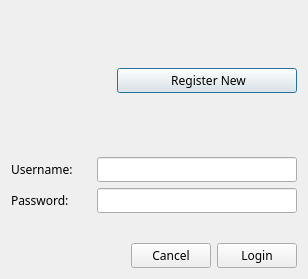
<?xml version="1.0" encoding="UTF-8"?>
<ui version="4.0">
 <class>LoginDialog</class>
 <widget class="QDialog" name="LoginDialog">
  <property name="geometry">
   <rect>
    <x>0</x>
    <y>0</y>
    <width>302</width>
    <height>279</height>
   </rect>
  </property>
  <property name="font">
   <font>
    <family>Jamrul</family>
   </font>
  </property>
  <property name="windowTitle">
   <string>Login Window</string>
  </property>
  <layout class="QVBoxLayout" name="verticalLayout">
   <item>
    <layout class="QHBoxLayout" name="horizontalLayout_5">
     <property name="topMargin">
      <number>20</number>
     </property>
     <property name="bottomMargin">
      <number>20</number>
     </property>
     <item>
      <widget class="QLabel" name="avatarLabel">
       <property name="minimumSize">
        <size>
         <width>100</width>
         <height>100</height>
        </size>
       </property>
       <property name="text">
        <string/>
       </property>
       <property name="alignment">
        <set>Qt::AlignCenter</set>
       </property>
      </widget>
     </item>
     <item>
      <spacer name="horizontalSpacer_5">
       <property name="orientation">
        <enum>Qt::Horizontal</enum>
       </property>
       <property name="sizeHint" stdset="0">
        <size>
         <width>40</width>
         <height>20</height>
        </size>
       </property>
      </spacer>
     </item>
     <item>
      <widget class="QPushButton" name="registerButton">
       <property name="minimumSize">
        <size>
         <width>180</width>
         <height>0</height>
        </size>
       </property>
       <property name="maximumSize">
        <size>
         <width>16777215</width>
         <height>16777215</height>
        </size>
       </property>
       <property name="text">
        <string> Register New</string>
       </property>
      </widget>
     </item>
    </layout>
   </item>
   <item>
    <layout class="QHBoxLayout" name="horizontalLayout">
     <property name="topMargin">
      <number>0</number>
     </property>
     <item>
      <widget class="QLabel" name="userNameLabel">
       <property name="text">
        <string>Username:</string>
       </property>
      </widget>
     </item>
     <item>
      <spacer name="horizontalSpacer_3">
       <property name="orientation">
        <enum>Qt::Horizontal</enum>
       </property>
       <property name="sizeHint" stdset="0">
        <size>
         <width>40</width>
         <height>20</height>
        </size>
       </property>
      </spacer>
     </item>
     <item>
      <widget class="QLineEdit" name="userNameLineEdit">
       <property name="minimumSize">
        <size>
         <width>200</width>
         <height>0</height>
        </size>
       </property>
      </widget>
     </item>
    </layout>
   </item>
   <item>
    <layout class="QHBoxLayout" name="horizontalLayout_2">
     <item>
      <widget class="QLabel" name="passwordLabel">
       <property name="text">
        <string>Password:</string>
       </property>
      </widget>
     </item>
     <item>
      <spacer name="horizontalSpacer_2">
       <property name="orientation">
        <enum>Qt::Horizontal</enum>
       </property>
       <property name="sizeHint" stdset="0">
        <size>
         <width>40</width>
         <height>20</height>
        </size>
       </property>
      </spacer>
     </item>
     <item>
      <widget class="QLineEdit" name="passwordLineEdit">
       <property name="minimumSize">
        <size>
         <width>200</width>
         <height>0</height>
        </size>
       </property>
      </widget>
     </item>
    </layout>
   </item>
   <item>
    <layout class="QHBoxLayout" name="horizontalLayout_4"/>
   </item>
   <item>
    <spacer name="verticalSpacer">
     <property name="orientation">
      <enum>Qt::Vertical</enum>
     </property>
     <property name="sizeHint" stdset="0">
      <size>
       <width>20</width>
       <height>40</height>
      </size>
     </property>
    </spacer>
   </item>
   <item>
    <layout class="QHBoxLayout" name="horizontalLayout_3">
     <item>
      <spacer name="horizontalSpacer">
       <property name="orientation">
        <enum>Qt::Horizontal</enum>
       </property>
       <property name="sizeHint" stdset="0">
        <size>
         <width>40</width>
         <height>20</height>
        </size>
       </property>
      </spacer>
     </item>
     <item>
      <widget class="QPushButton" name="cancelButton">
       <property name="text">
        <string>Cancel</string>
       </property>
      </widget>
     </item>
     <item>
      <widget class="QPushButton" name="okButton">
       <property name="text">
        <string>Login</string>
       </property>
      </widget>
     </item>
    </layout>
   </item>
  </layout>
 </widget>
 <resources/>
 <connections/>
</ui>
